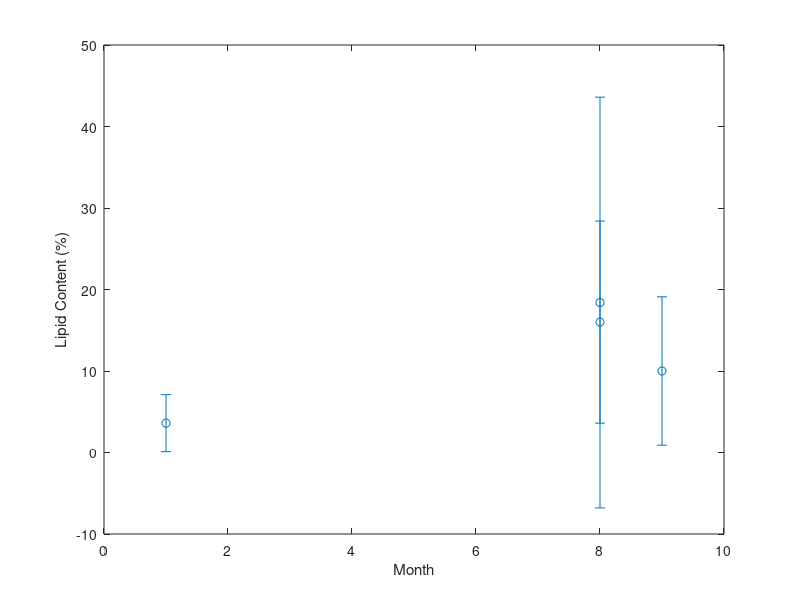
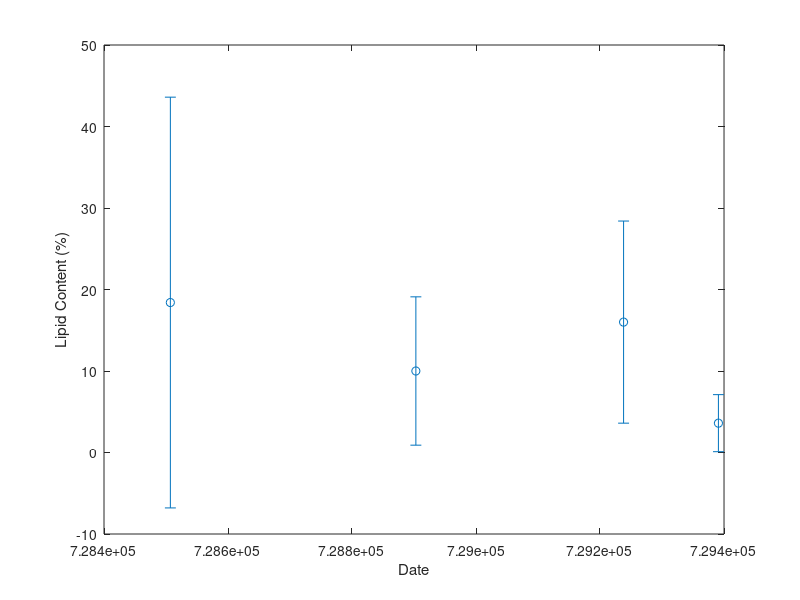

Reproduce these figures in MATLAB, in order.
% data from Weisbrod Environ Toxicol Chem

lipidcontent = [18.4 25.2; 10.0 9.1; 16.0 12.4; 3.6 3.5];
age = [8.6 5.0; 8.0 4.4; 5.6 3.9; 0 0];
date = [datenum(1994,08,01); datenum(1995,09,01); datenum(1996,08,01); datenum(1997,01,01)];
month = [8;9;8;1];

figure(1)
errorbar(month,lipidcontent(:,1),lipidcontent(:,2),'o');
xlabel('Month'); ylabel('Lipid Content (%)')

% figure(2)
% errorbar(age(:,1),lipidcontent(:,1),lipidcontent(:,2),'o');
% xlabel('Age'); ylabel('Lipid Content (%)')

figure(3)
errorbar(date,lipidcontent(:,1),lipidcontent(:,2),'o');
xlabel('Date'); ylabel('Lipid Content (%)')
